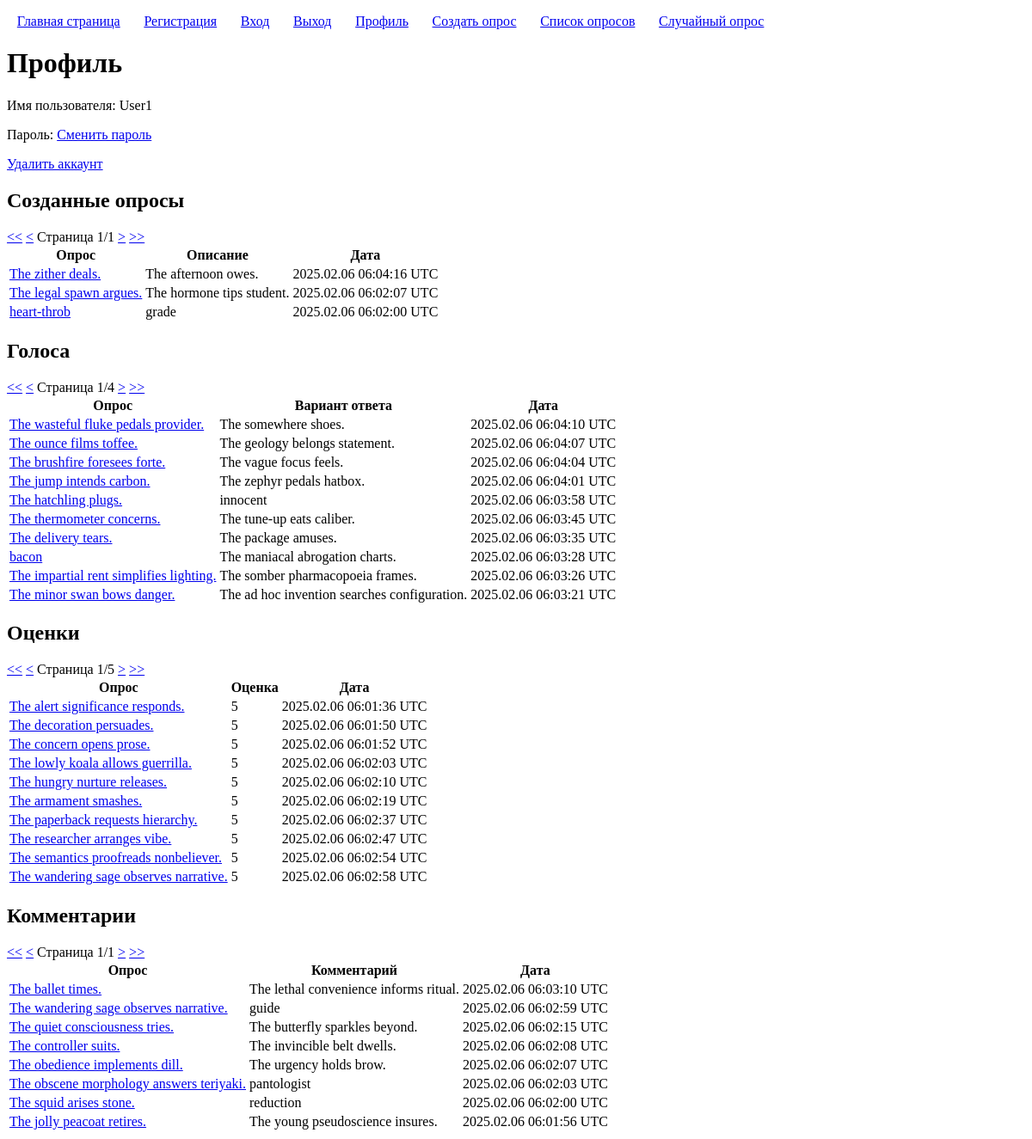
The page /users/profile/98/ (signed in) on the database its author committed.
### polls/models.py (models this page shows, shortened)
class Poll(models.Model):
	title = models.CharField('Заголовок', max_length=100, validators=[custom_validators.forbidden_words])
	description = models.CharField('Описание', max_length=100, blank=True, null=True, validators=[custom_validators.forbidden_words])
	user = models.ForeignKey(User, on_delete=models.CASCADE, verbose_name='Автор')
	created = models.DateTimeField('Время создания', auto_now_add=True)

class Vote(models.Model):
	user = models.ForeignKey(User, on_delete=models.CASCADE)
	poll = models.ForeignKey(Poll, on_delete=models.CASCADE)
	choice = models.ForeignKey(Choice, on_delete=models.CASCADE)
	created = models.DateTimeField(auto_now=True)

class Choice(models.Model):
	poll = models.ForeignKey(Poll, on_delete=models.CASCADE)
	text = models.CharField('', max_length=100, validators=[custom_validators.forbidden_words])

class Rating(models.Model):
	user = models.ForeignKey(User, on_delete=models.CASCADE)
	poll = models.ForeignKey(Poll, on_delete=models.CASCADE)
	value = models.IntegerField(validators=[MinValueValidator(1), MaxValueValidator(5)])
	created = models.DateTimeField(auto_now=True)

class Comment(models.Model):
	user = models.ForeignKey(User, on_delete=models.CASCADE)
	poll = models.ForeignKey(Poll, on_delete=models.CASCADE)
	text = models.CharField('Текст', max_length=100, validators=[custom_validators.forbidden_words])
	created = models.DateTimeField(auto_now_add=True)

### users/views.py (the view)
# urls.py: path("profile/<int:user_pk>/", views.ProfileView.as_view(), name="profile"),
class ProfileView(DetailView):
	model = User
	pk_url_kwarg = 'user_pk'
	paginate_by = 10
	template_name = 'users/profile.html'
	def get_context_data(self, *args, **kwargs):
		context = super().get_context_data(*args, **kwargs)
		context['user_polls'] = self.request.user.poll_set.order_by('-created')
		user_polls_paginator = Paginator(context['user_polls'], self.paginate_by)
		context['user_polls_page_kwarg'] = 'user_polls_page_number'
		context['user_polls_page_number'] = self.request.GET.get(context['user_polls_page_kwarg'])
		context['user_polls_page_obj'] = user_polls_paginator.get_page(context['user_polls_page_number'])
		context['user_votes'] = self.request.user.vote_set.order_by('-created')
		user_votes_paginator = Paginator(context['user_votes'], self.paginate_by)
		context['user_votes_page_kwarg'] = 'user_votes_page_number'
		context['user_votes_page_number'] = self.request.GET.get(context['user_votes_page_kwarg'])
		context['user_votes_page_obj'] = user_votes_paginator.get_page(context['user_votes_page_number'])
		context['user_ratings'] = self.request.user.rating_set.order_by('-value')
		user_ratings_paginator = Paginator(context['user_ratings'], self.paginate_by)
		context['user_ratings_page_kwarg'] = 'user_ratings_page_number'
		context['user_ratings_page_number'] = self.request.GET.get(context['user_ratings_page_kwarg'])
		context['user_ratings_page_obj'] = user_ratings_paginator.get_page(context['user_ratings_page_number'])
		context['user_comments'] = self.request.user.comment_set.order_by('-created')
		user_comments_paginator = Paginator(context['user_comments'], self.paginate_by)
		context['user_comments_page_kwarg'] = 'user_comments_page_number'
		context['user_comments_page_number'] = self.request.GET.get(context['user_comments_page_kwarg'])
		context['user_comments_page_obj'] = user_comments_paginator.get_page(context['user_comments_page_number'])
		return context

### templatetags/pagination.py (called while the page is built)
@register.inclusion_tag('pagination.html')
def pagination(page_kwarg, page_obj):
	return {'page_kwarg': page_kwarg, 'page_obj': page_obj}

### users/templates/users/profile.html (shortened to what this page needs)
{% extends "base.html" %}
{% load pagination %}
{% block h1 %}Профиль{% endblock h1 %}
{% block content %}
	<p>Имя пользователя: {{ user.username }}</p>
	<p>Пароль: <a href="{% url 'password_change' user.pk %}">Сменить пароль</a></p>
	<p><a href="{% url 'delete_user' user.pk %}">Удалить аккаунт</a></p>
	<h2>Созданные опросы</h2>
	{% if user_polls %}
		{% pagination user_polls_page_kwarg user_polls_page_obj %}
		<table>
			<thead>
				<tr>
					<th>Опрос</th>
					<th>Описание</th>
					<th>Дата</th>
				</tr>
			</thead>
			<tbody>
				{% for poll in user_polls_page_obj %}
					<tr>
						<td>
							<a href="{% url 'poll_page' poll.pk %}">{{ poll.title }}</a>
						</td>
						<td>
							{{ poll.description }}
						</td>
						<td>
							{{ poll.created|date:"Y.m.d H:i:s e" }}
						</td>
					</tr>
				{% endfor %}
			</tbody>
		</table>
	{% else %}
		<p>Отсутствуют.</p>
	{% endif %}
	<h2>Голоса</h2>
	{% if user_votes %}
		{% pagination user_votes_page_kwarg user_votes_page_obj %}
		<table>
			<thead>
				<tr>
					<th>Опрос</th>
					<th>Вариант ответа</th>
					<th>Дата</th>
				</tr>
			</thead>
			<tbody>
				{% for vote in user_votes_page_obj %}
					<tr>
						<td>
							<a href="{% url 'poll_page' vote.poll.pk %}">{{ vote.poll.title }}</a>
						</td>
						<td>
							{{ vote.choice.text }}
						</td>
						<td>
							{{ vote.created|date:"Y.m.d H:i:s e" }}
						</td>
					</tr>
				{% endfor %}
			</tbody>
		</table>
	{% else %}
		<p>Отсутствуют.</p>
	{% endif %}
	<h2>Оценки</h2>
	{% if user_ratings %}
		{% pagination user_ratings_page_kwarg user_ratings_page_obj %}
		<table>
			<thead>
				<tr>
					<th>Опрос</th>
					<th>Оценка</th>
					<th>Дата</th>
				</tr>
			</thead>
			<tbody>
				{% for rating in user_ratings_page_obj %}
					<tr>
						<td>
							<a href="{% url 'poll_page' rating.poll.pk %}">{{ rating.poll.title }}</a>
						</td>
						<td>
							{{ rating.value }}
						</td>
						<td>
							{{ rating.created|date:"Y.m.d H:i:s e" }}
						</td>
					</tr>
				{% endfor %}
			</tbody>
		</table>
	{% else %}
		<p>Отсутствуют.</p>
	{% endif %}
	<h2>Комментарии</h2>
	{% if user_comments %}
		{% pagination user_comments_page_kwarg user_comments_page_obj %}
		<table>
			<thead>
				<tr>
					<th>Опрос</th>
					<th>Комментарий</th>
					<th>Дата</th>
				</tr>
			</thead>
			<tbody>
				{% for comment in user_comments_page_obj %}
					<tr>
						<td>
							<a href="{% url 'poll_page' comment.poll.pk %}">{{ comment.poll.title }}</a>
						</td>
						<td>
							{{ comment.text }}
						</td>
						<td>
							{{ comment.created|date:"Y.m.d H:i:s e" }}
						</td>
					</tr>
				{% endfor %}
			</tbody>
		</table>
	{% else %}
		<p>Отсутствуют.</p>
	{% endif %}
{% endblock content %}

### rows shown on the page
Poll: title "The zither deals.", description "The afternoon owes.", created "2025.02.06 06:04:16 UTC"
Poll: title "The legal spawn argues.", description "The hormone tips student.", created "2025.02.06 06:02:07 UTC"
Poll: title "heart-throb", description "grade", created "2025.02.06 06:02:00 UTC"
Vote: poll "The wasteful fluke pedals provider.", choice.text "The somewhere shoes.", created "2025.02.06 06:04:10 UTC"
Vote: poll "The ounce films toffee.", choice.text "The geology belongs statement.", created "2025.02.06 06:04:07 UTC"
Vote: poll "The brushfire foresees forte.", choice.text "The vague focus feels.", created "2025.02.06 06:04:04 UTC"
Vote: poll "The jump intends carbon.", choice.text "The zephyr pedals hatbox.", created "2025.02.06 06:04:01 UTC"
Vote: poll "The hatchling plugs.", choice.text "innocent", created "2025.02.06 06:03:58 UTC"
Vote: poll "The thermometer concerns.", choice.text "The tune-up eats caliber.", created "2025.02.06 06:03:45 UTC"
Vote: poll "The delivery tears.", choice.text "The package amuses.", created "2025.02.06 06:03:35 UTC"
Vote: poll "bacon", choice.text "The maniacal abrogation charts.", created "2025.02.06 06:03:28 UTC"
Vote: poll "The impartial rent simplifies lighting.", choice.text "The somber pharmacopoeia frames.", created "2025.02.06 06:03:26 UTC"
Vote: poll "The minor swan bows danger.", choice.text "The ad hoc invention searches configuration.", created "2025.02.06 06:03:21 UTC"
Rating: poll "The alert significance responds.", value "5", created "2025.02.06 06:01:36 UTC"
Rating: poll "The decoration persuades.", value "5", created "2025.02.06 06:01:50 UTC"
Rating: poll "The concern opens prose.", value "5", created "2025.02.06 06:01:52 UTC"
Rating: poll "The lowly koala allows guerrilla.", value "5", created "2025.02.06 06:02:03 UTC"
Rating: poll "The hungry nurture releases.", value "5", created "2025.02.06 06:02:10 UTC"
Rating: poll "The armament smashes.", value "5", created "2025.02.06 06:02:19 UTC"
Rating: poll "The paperback requests hierarchy.", value "5", created "2025.02.06 06:02:37 UTC"
Rating: poll "The researcher arranges vibe.", value "5", created "2025.02.06 06:02:47 UTC"
Rating: poll "The semantics proofreads nonbeliever.", value "5", created "2025.02.06 06:02:54 UTC"
Rating: poll "The wandering sage observes narrative.", value "5", created "2025.02.06 06:02:58 UTC"
Comment: poll "The ballet times.", text "The lethal convenience informs ritual.", created "2025.02.06 06:03:10 UTC"
Comment: poll "The wandering sage observes narrative.", text "guide", created "2025.02.06 06:02:59 UTC"
Comment: poll "The quiet consciousness tries.", text "The butterfly sparkles beyond.", created "2025.02.06 06:02:15 UTC"
Comment: poll "The controller suits.", text "The invincible belt dwells.", created "2025.02.06 06:02:08 UTC"
Comment: poll "The obedience implements dill.", text "The urgency holds brow.", created "2025.02.06 06:02:07 UTC"
Comment: poll "The obscene morphology answers teriyaki.", text "pantologist", created "2025.02.06 06:02:03 UTC"
Comment: poll "The squid arises stone.", text "reduction", created "2025.02.06 06:02:00 UTC"
Comment: poll "The jolly peacoat retires.", text "The young pseudoscience insures.", created "2025.02.06 06:01:56 UTC"

### other values the page prints
{{ user.username }} "User1"
{{ page_obj.number }} "1 1 1 1"
{{ page_obj.paginator.num_pages }} "1 4 5 1"
